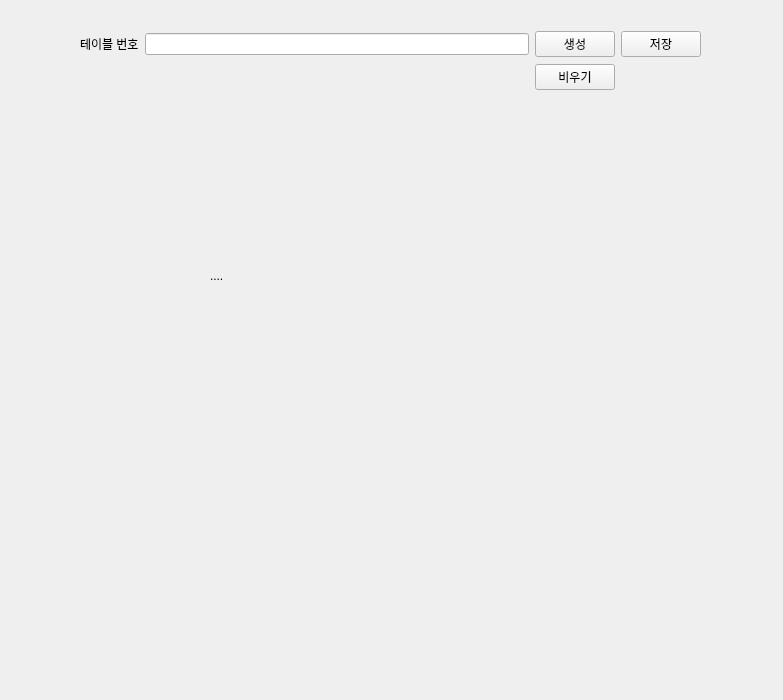
<?xml version="1.0" encoding="UTF-8"?>
<ui version="4.0">
 <class>qrForm</class>
 <widget class="QWidget" name="qrForm">
  <property name="geometry">
   <rect>
    <x>0</x>
    <y>0</y>
    <width>783</width>
    <height>700</height>
   </rect>
  </property>
  <property name="minimumSize">
   <size>
    <width>783</width>
    <height>700</height>
   </size>
  </property>
  <property name="maximumSize">
   <size>
    <width>783</width>
    <height>700</height>
   </size>
  </property>
  <property name="windowTitle">
   <string>Form</string>
  </property>
  <widget class="QWidget" name="qrWidget" native="true">
   <property name="geometry">
    <rect>
     <x>0</x>
     <y>0</y>
     <width>771</width>
     <height>691</height>
    </rect>
   </property>
   <property name="minimumSize">
    <size>
     <width>771</width>
     <height>691</height>
    </size>
   </property>
   <property name="maximumSize">
    <size>
     <width>771</width>
     <height>691</height>
    </size>
   </property>
   <widget class="QWidget" name="gridLayoutWidget">
    <property name="geometry">
     <rect>
      <x>80</x>
      <y>30</y>
      <width>621</width>
      <height>61</height>
     </rect>
    </property>
    <layout class="QGridLayout" name="gridLayout">
     <item row="0" column="0">
      <widget class="QLabel" name="label">
       <property name="text">
        <string>테이블 번호</string>
       </property>
      </widget>
     </item>
     <item row="0" column="3">
      <widget class="QPushButton" name="saveQR">
       <property name="text">
        <string>저장</string>
       </property>
      </widget>
     </item>
     <item row="1" column="2">
      <widget class="QPushButton" name="clearQR">
       <property name="text">
        <string>비우기</string>
       </property>
      </widget>
     </item>
     <item row="0" column="2">
      <widget class="QPushButton" name="createQR">
       <property name="text">
        <string>생성</string>
       </property>
      </widget>
     </item>
     <item row="0" column="1">
      <widget class="QLineEdit" name="qrData"/>
     </item>
    </layout>
   </widget>
   <widget class="QLabel" name="QRimage">
    <property name="geometry">
     <rect>
      <x>210</x>
      <y>210</y>
      <width>151</width>
      <height>131</height>
     </rect>
    </property>
    <property name="text">
     <string>....</string>
    </property>
   </widget>
   <widget class="QLabel" name="label_2">
    <property name="geometry">
     <rect>
      <x>170</x>
      <y>120</y>
      <width>420</width>
      <height>298</height>
     </rect>
    </property>
    <property name="text">
     <string/>
    </property>
    <property name="pixmap">
     <pixmap>template.png</pixmap>
    </property>
   </widget>
   <zorder>gridLayoutWidget</zorder>
   <zorder>label_2</zorder>
   <zorder>QRimage</zorder>
  </widget>
 </widget>
 <resources/>
 <connections/>
</ui>
